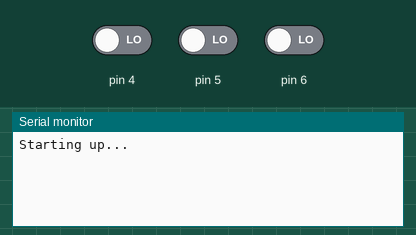
Recording of a sketch running on a simulated Arduino Uno, built with avr-gcc and run on an emulated ATmega328P. Parts: the last lines printed to the serial monitor. The test bench sets the inputs (shaded band); at power-on: pin 4 LOW, pin 5 LOW, pin 6 LOW.

Above: at 1.2 s.
1.3 s: pin 4 driven HIGH
At 1.41 s:
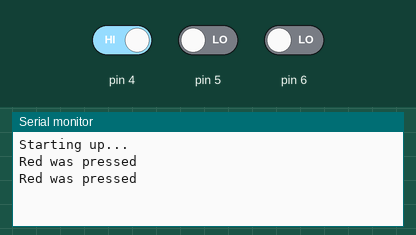
3.2 s: pin 5 driven HIGH
4.8 s: pin 6 driven HIGH
At 5.3 s:
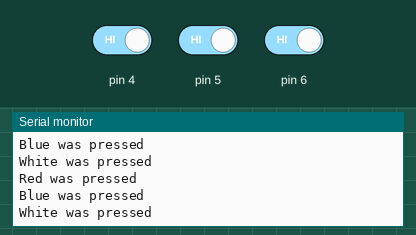

The sketch:

sensor_button_sketch.ino
```cpp
void setup() {
  Serial.begin(9600);

  pinMode(4, INPUT);
  pinMode(5, INPUT);
  pinMode(6, INPUT);
  pinMode(7, INPUT);

  Serial.println("Starting up...");
}

void loop() {
  int RED = digitalRead(4);
  int BLUE = digitalRead(5);
  int WHITE = digitalRead(6);

  if (RED == HIGH) {
    Serial.println("Red was pressed");
  }
  if (BLUE == HIGH) {
    Serial.println("Blue was pressed");
  }
  if (WHITE == HIGH) {
    Serial.println("White was pressed");
  }
  delay(100);
}
```

Measured:
- after the input at 1.3 s, the serial monitor: prints a new line at once (image 1)
- after the input at 4.8 s, the serial monitor: prints a new line at once (image 2)
